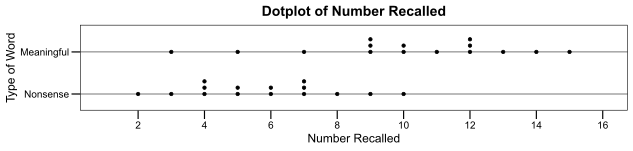

Here is the R script that generated this plot:
library(ggplot2)
library(dplyr)
library(tidyr)

# Lấy đường dẫn file .R đang chạy
args <- commandArgs(trailingOnly = FALSE)
file_arg <- grep("^--file=", args, value = TRUE)

script_path <- if (length(file_arg) > 0) {
  sub("^--file=", "", file_arg)
} else {
  stop("Script must be run via Rscript")
}

# Tạo tên PDF giống tên file .R
out_pdf <- sub("\\.R$", ".pdf", basename(script_path))

# -----------------------
# Data
# -----------------------
meaningful <- c(12, 15, 12, 12, 10, 3, 7, 11, 9, 14, 9, 10, 9, 5, 13)
nonsense   <- c(4, 6, 6, 5, 7, 5, 4, 7, 9, 10, 4, 8, 7, 3, 2)

# -----------------------
# Parameters (chỉ chỉnh ở đây)
# -----------------------
x_min <- 1
x_max <- 16
x_breaks <- seq(2, 16, 2)

base_nonsense   <- 1.0
base_meaningful <- 2.0

# (1) Khoảng cách chồng: nhỏ để giống mẫu nhưng đủ để không dính
# Nếu vẫn dính: tăng nhẹ lên 0.07; nếu quá thưa: giảm xuống 0.05
stack_step <- 0.15

# (1) Kích thước chấm: giảm nhẹ để có khe trắng giữa các chấm chồng
# Nếu muốn nhỏ hơn nữa: 1.8; nếu muốn to hơn: 2.2
pt_size <- 1.25

# (2) Độ dày nét: tách riêng
frame_w     <- 0.55  # khung + tick
base_line_w <- 0.25  # 2 đường ngang xuyên qua điểm (mảnh hơn)

# -----------------------
# Build stacked coordinates automatically
# -----------------------
df <- bind_rows(
  tibble(type = "Meaningful", x = meaningful, base = base_meaningful),
  tibble(type = "Nonsense",   x = nonsense,   base = base_nonsense)
) |>
  arrange(type, x) |>
  group_by(type, x) |>
  mutate(k = row_number()) |>
  ungroup() |>
  mutate(y = base + (k - 1) * stack_step)

# -----------------------
# Plot
# -----------------------
p <- ggplot(df, aes(x = x, y = y)) +
  # two baselines like the sample (mảnh hơn)
  geom_hline(yintercept = base_nonsense,   linewidth = base_line_w, color = "black") +
  geom_hline(yintercept = base_meaningful, linewidth = base_line_w, color = "black") +
  # points
  geom_point(size = pt_size, color = "black") +
  # y labels at the baselines
  scale_y_continuous(
    breaks = c(base_nonsense, base_meaningful),
    labels = c("Nonsense", "Meaningful"),
    limits = c(0.7, 2.55)
  ) +
  scale_x_continuous(
    limits = c(x_min, x_max),
    breaks = x_breaks
  ) +
  labs(
    title = "Dotplot of Number Recalled",
    x = "Number Recalled",
    y = "Type of Word"
  ) +
  theme_classic(base_size = 12) +
  theme(
    plot.title = element_text(hjust = 0.5, face = "bold"),
    panel.border = element_rect(fill = NA, color = "black", linewidth = frame_w),
    axis.line = element_blank(),
    axis.ticks = element_line(color = "black", linewidth = frame_w),
    axis.ticks.length = grid::unit(3, "mm")
  )

# -----------------------
# Export PDF
# -----------------------

#ggsave("fhsm_2009_p75_1_r.pdf", plot = p, width = 8.8, height = 2.1, units = "in")

ggsave(out_pdf, plot = p, width = 8.8, height = 2.1, units = "in")
ggsave("fhsm_2009_p75_1_a.svg", plot = p,
       width = 8.8, height = 2.1, units = "in", device = "svg")
